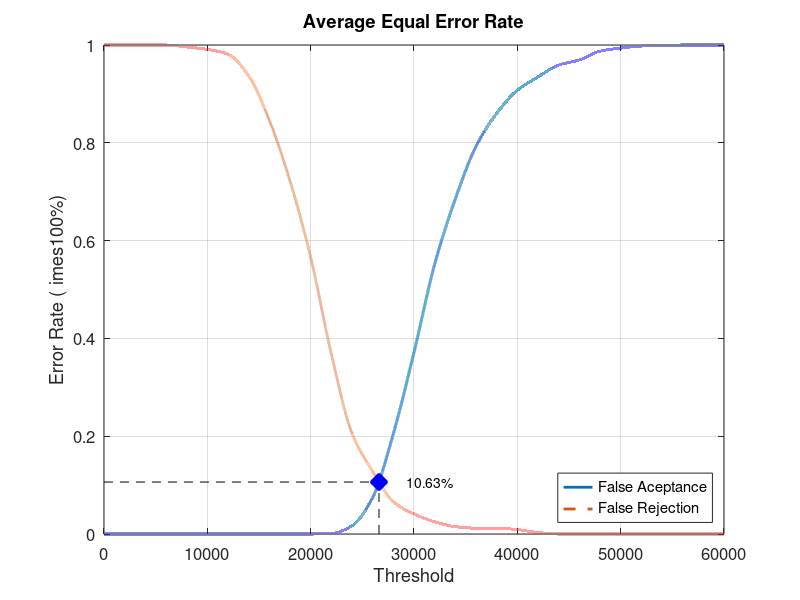
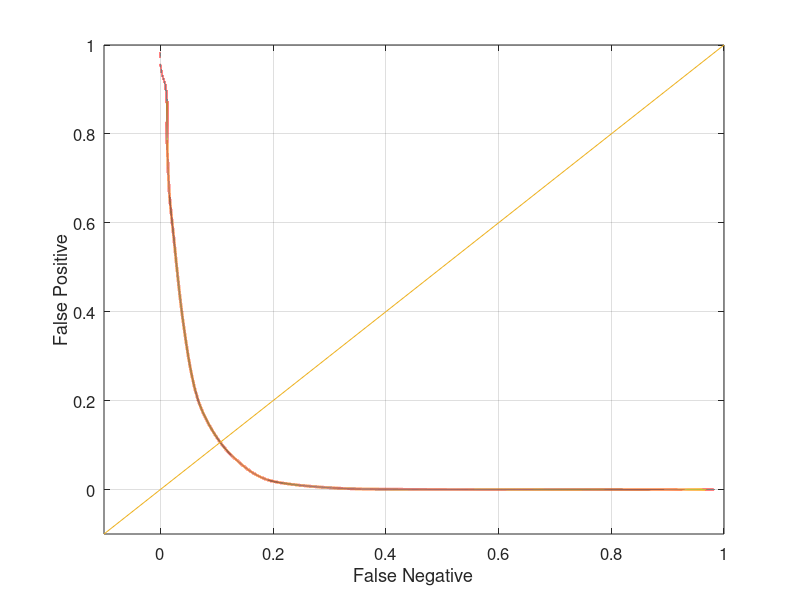

Reproduce these figures in MATLAB, in order.
close all;
clear;
clc;
x = 0:2000:60000;
xq = 0:0.5:60000;

y0 = [0 0 0 0 0 0 0 0 0 0 0 0.00105263 0.0168421 0.0747368 0.205263 0.371579 0.551579 0.685263 0.792632 0.86 0.907368 0.934737 0.958947 0.969474 0.987368 0.993684 0.997895 0.998947 1 1 1]
yy0 = interp1(x, y0, xq, 'pchip');
y1 = [1 1 1 1 0.996 0.991 0.981 0.937 0.846 0.722 0.566 0.368 0.206 0.128 0.066 0.041 0.025 0.015 0.012 0.012 0.009 0.003 0 0 0 0 0 0 0 0 0]
yy1 = interp1(x, y1, xq, 'pchip');

% Calculating EER: 
y2 = abs(y0 - y1);
find(y2 == min(y2))
yy2 = abs(yy0 - yy1);
xEER = find(yy2 == min(yy2));
xEERIndex = xq(xEER) % X-axis EER
yEER = yy0(xEER) % Y-axis EER

main = figure
plot(xq, yy0,'-','LineWidth', 2);	hold on
plot(xq, yy1,'--','LineWidth', 2);	hold on
plot([xEERIndex xEERIndex], [0 yEER], 'k--');	hold on
plot([0 xEERIndex], [yEER yEER], 'k--');	hold on
plot(xEERIndex, yEER, 'bx', 'LineWidth', 10);	hold on
text(xEERIndex + 10 * xEERIndex / 100, yEER, [num2str(round((10000 * yEER)) / 100) '%'])
legend('False Aceptance', 'False Rejection', 'Location', 'SouthEast')
xlabel('Threshold')
ylabel('Error Rate (	imes100%)')
title('Average Equal Error Rate')
set(gca, 'FontSize', 12)
axis([0 60000 0 1])
grid on

print(main, 'Database3AverageMain', '-dpng');
FNRxFPR = figure('Color', [1 1 1]);
plot(yy1, yy0, '-', yy1, yy0, 'LineWidth', 2);
hold on
y = -0.1:0.1:1
plot(y, y); 
set(gca, 'FontSize', 12)
xlabel('False Negative')
ylabel('False Positive')
axis([-0.1 1 -0.1 1])
set(gca, 'FontSize', 12)
grid on

print(FNRxFPR, 'Database3AverageFNRxFPR','-dpng');
